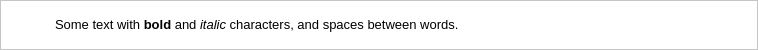
<?xml version="1.0" encoding="UTF-8"?>
<ui version="4.0">
 <class>Form</class>
 <widget class="QWidget" name="Form">
  <property name="geometry">
   <rect>
    <x>0</x>
    <y>0</y>
    <width>758</width>
    <height>50</height>
   </rect>
  </property>
  <property name="mouseTracking">
   <bool>false</bool>
  </property>
  <property name="windowTitle">
   <string>Form</string>
  </property>
  <property name="styleSheet">
   <string notr="true">#Form{
	background:#fff;

}
#frame_24 QPushButton:hover{
	background:#2a2b32;	 
}
</string>
  </property>
  <layout class="QGridLayout" name="gridLayout">
   <property name="leftMargin">
    <number>0</number>
   </property>
   <property name="topMargin">
    <number>0</number>
   </property>
   <property name="rightMargin">
    <number>0</number>
   </property>
   <property name="bottomMargin">
    <number>0</number>
   </property>
   <property name="spacing">
    <number>0</number>
   </property>
   <item row="0" column="0">
    <widget class="QFrame" name="frame_22">
     <property name="styleSheet">
      <string notr="true">background: #fff;

</string>
     </property>
     <property name="frameShape">
      <enum>QFrame::StyledPanel</enum>
     </property>
     <property name="frameShadow">
      <enum>QFrame::Raised</enum>
     </property>
     <layout class="QGridLayout" name="gridLayout_14">
      <property name="leftMargin">
       <number>9</number>
      </property>
      <item row="0" column="0" rowspan="3">
       <spacer name="horizontalSpacer_25">
        <property name="orientation">
         <enum>Qt::Horizontal</enum>
        </property>
        <property name="sizeHint" stdset="0">
         <size>
          <width>40</width>
          <height>20</height>
         </size>
        </property>
       </spacer>
      </item>
      <item row="0" column="1" rowspan="3">
       <widget class="QFrame" name="frame_23">
        <property name="styleSheet">
         <string notr="true">border:none;</string>
        </property>
        <property name="frameShape">
         <enum>QFrame::StyledPanel</enum>
        </property>
        <property name="frameShadow">
         <enum>QFrame::Raised</enum>
        </property>
        <layout class="QVBoxLayout" name="verticalLayout_7">
         <property name="spacing">
          <number>0</number>
         </property>
         <property name="leftMargin">
          <number>0</number>
         </property>
         <property name="topMargin">
          <number>0</number>
         </property>
         <property name="rightMargin">
          <number>0</number>
         </property>
         <property name="bottomMargin">
          <number>0</number>
         </property>
         <item>
          <widget class="QPushButton" name="pushButton">
           <property name="text">
            <string/>
           </property>
           <property name="icon">
            <iconset resource="../static/resource.qrc">
             <normaloff>:/icon/icon/input.png</normaloff>:/icon/icon/input.png</iconset>
           </property>
           <property name="iconSize">
            <size>
             <width>30</width>
             <height>30</height>
            </size>
           </property>
          </widget>
         </item>
         <item>
          <spacer name="verticalSpacer_16">
           <property name="orientation">
            <enum>Qt::Vertical</enum>
           </property>
           <property name="sizeHint" stdset="0">
            <size>
             <width>20</width>
             <height>3</height>
            </size>
           </property>
          </spacer>
         </item>
        </layout>
       </widget>
      </item>
      <item row="0" column="4" rowspan="3">
       <spacer name="horizontalSpacer_26">
        <property name="orientation">
         <enum>Qt::Horizontal</enum>
        </property>
        <property name="sizeHint" stdset="0">
         <size>
          <width>40</width>
          <height>20</height>
         </size>
        </property>
       </spacer>
      </item>
      <item row="0" column="3" rowspan="3">
       <widget class="QFrame" name="frame_24">
        <property name="minimumSize">
         <size>
          <width>80</width>
          <height>0</height>
         </size>
        </property>
        <property name="maximumSize">
         <size>
          <width>80</width>
          <height>16777215</height>
         </size>
        </property>
        <property name="styleSheet">
         <string notr="true">border:none;</string>
        </property>
        <property name="frameShape">
         <enum>QFrame::StyledPanel</enum>
        </property>
        <property name="frameShadow">
         <enum>QFrame::Raised</enum>
        </property>
        <layout class="QGridLayout" name="gridLayout_15">
         <property name="leftMargin">
          <number>0</number>
         </property>
         <property name="topMargin">
          <number>0</number>
         </property>
         <property name="rightMargin">
          <number>0</number>
         </property>
         <property name="bottomMargin">
          <number>0</number>
         </property>
         <property name="horizontalSpacing">
          <number>0</number>
         </property>
         <item row="0" column="0">
          <widget class="QPushButton" name="pushButton_13">
           <property name="mouseTracking">
            <bool>false</bool>
           </property>
           <property name="autoFillBackground">
            <bool>false</bool>
           </property>
           <property name="styleSheet">
            <string notr="true">border:none;
</string>
           </property>
           <property name="text">
            <string/>
           </property>
           <property name="icon">
            <iconset resource="../static/resource.qrc">
             <normaloff>:/icon/icon/pencil-square.svg</normaloff>:/icon/icon/pencil-square.svg</iconset>
           </property>
           <property name="checkable">
            <bool>false</bool>
           </property>
           <property name="autoExclusive">
            <bool>false</bool>
           </property>
          </widget>
         </item>
         <item row="0" column="3">
          <spacer name="horizontalSpacer_27">
           <property name="orientation">
            <enum>Qt::Horizontal</enum>
           </property>
           <property name="sizeHint" stdset="0">
            <size>
             <width>40</width>
             <height>20</height>
            </size>
           </property>
          </spacer>
         </item>
         <item row="1" column="0" colspan="2">
          <spacer name="verticalSpacer_17">
           <property name="orientation">
            <enum>Qt::Vertical</enum>
           </property>
           <property name="sizeHint" stdset="0">
            <size>
             <width>20</width>
             <height>9</height>
            </size>
           </property>
          </spacer>
         </item>
        </layout>
       </widget>
      </item>
      <item row="0" column="2" rowspan="3">
       <widget class="QLabel" name="label_13">
        <property name="minimumSize">
         <size>
          <width>600</width>
          <height>0</height>
         </size>
        </property>
        <property name="maximumSize">
         <size>
          <width>600</width>
          <height>16777215</height>
         </size>
        </property>
        <property name="font">
         <font>
          <pointsize>10</pointsize>
         </font>
        </property>
        <property name="styleSheet">
         <string notr="true"/>
        </property>
        <property name="text">
         <string>&lt;html&gt;Some text with &lt;b&gt;bold&lt;/b&gt; and &lt;i&gt;italic&lt;/i&gt; characters, and spaces between words.&lt;/html&gt;</string>
        </property>
        <property name="wordWrap">
         <bool>true</bool>
        </property>
        <property name="textInteractionFlags">
         <set>Qt::LinksAccessibleByKeyboard|Qt::LinksAccessibleByMouse|Qt::TextBrowserInteraction|Qt::TextSelectableByKeyboard|Qt::TextSelectableByMouse</set>
        </property>
       </widget>
      </item>
     </layout>
    </widget>
   </item>
  </layout>
 </widget>
 <resources>
  <include location="../static/resource.qrc"/>
 </resources>
 <connections/>
</ui>
